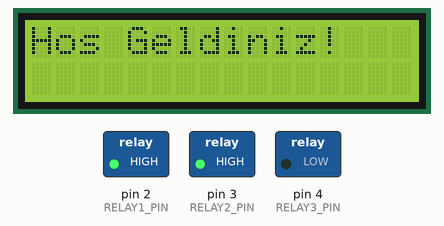
This sketch was run on a simulated Arduino Uno, built with avr-gcc and run on an emulated ATmega328P. Parts: 16×2 character LCD, switched loads named in the sketch (green lamp = pin HIGH). Pins used as bus, display or sensor lines are not drawn; what the sketch prints to the serial monitor is not drawn.

Above: at 3.1 s.
At 9.2 s:
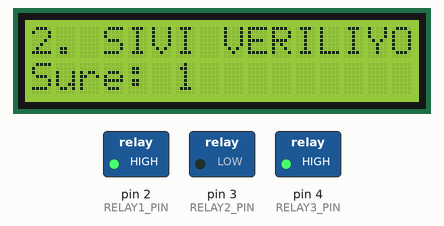
At 14.2 s:
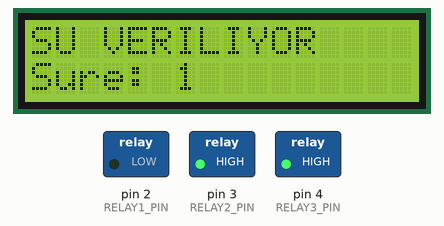
At 15.3 s:
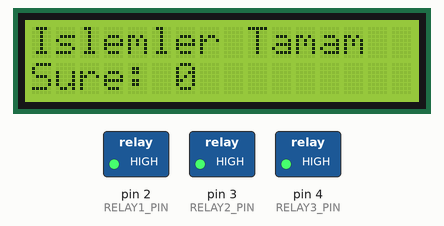
At 30.3 s:
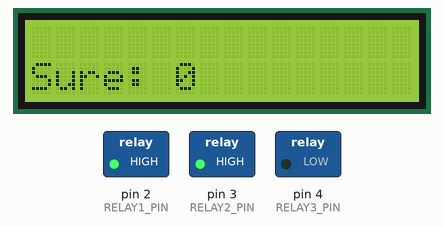
At 38.4 s:
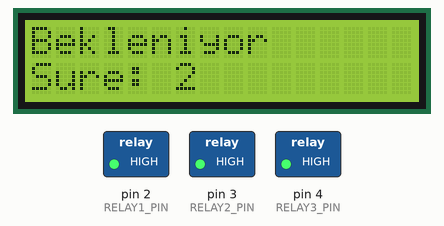
Timing chart, 0 to 39.9 s (numbered marks = the images above):
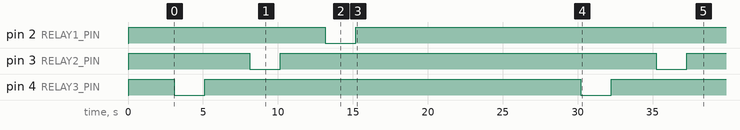

Measured:
- by itself, pin 2 (RELAY1_PIN): HIGH → LOW at 13.2 s, → HIGH 2.0 s later
- by itself, pin 3 (RELAY2_PIN), pin 4 (RELAY3_PIN): alternates HIGH for 25.1 s and LOW for 2.0 s
- what the display in image 1 shows lasts 1.0 s, from 9.2 s to 10.2 s
- what the display in image 3 shows lasts 15.0 s, from 15.2 s to 30.2 s

The sketch:

220vmilis.ino
```cpp
#include <Wire.h>
#include <LiquidCrystal_I2C.h>

// LCD'nin I2C adresini ve boyutlarını tanımlıyoruz
LiquidCrystal_I2C lcd(0x27, 16, 2);

// Röle pinleri
#define RELAY1_PIN 2
#define RELAY2_PIN 3
#define RELAY3_PIN 4
#define RELAY_PIN1 1  // İşlemler tamamlandığında açılacak röle

// Geri sayım fonksiyonu (millis ile donmadan çalışır)
void displayCountdown(const char* message, int duration) {
    unsigned long startTime = millis();
    int remainingTime = duration;

    while (remainingTime >= 0) {
        if (millis() - startTime >= 1000) { // Her saniyede bir güncelle
            startTime = millis();
            // LCD ekranda mesaj ve süreyi göster
            lcd.clear();
            lcd.setCursor(0, 0);
            lcd.print(message);
            lcd.setCursor(0, 1);
            lcd.print("Sure: ");
            lcd.print(remainingTime);

            // Seri port ekranında mesaj ve süreyi göster
            Serial.print(message);
            Serial.print(" - Sure: ");
            Serial.println(remainingTime);

            remainingTime--;
        }
    }
}

void setup() {
    // Seri portu başlat
    Serial.begin(9600);
    lcd.begin();
    lcd.backlight();

    // Röle pinlerini çıkış olarak ayarla
    pinMode(RELAY1_PIN, OUTPUT);
    pinMode(RELAY2_PIN, OUTPUT);
    pinMode(RELAY3_PIN, OUTPUT);
    pinMode(RELAY_PIN1, OUTPUT);

    // Röleleri başlangıçta kapalı yap
    digitalWrite(RELAY1_PIN, HIGH);
    digitalWrite(RELAY2_PIN, HIGH);
    digitalWrite(RELAY3_PIN, HIGH);
    digitalWrite(RELAY_PIN1, HIGH);

    // LCD'de hoş geldiniz mesajı göster
    lcd.clear();
    lcd.print("Hos Geldiniz!");
    delay(3000);

    // Seri portta da hoş geldiniz mesajı göster
    Serial.println("Hos Geldiniz!");
}

void loop() {
    // 1. Sıvı Verme İşlemi
    digitalWrite(RELAY3_PIN, LOW);
    displayCountdown("1. SIVI VERILIYOR", 1);
    digitalWrite(RELAY3_PIN, HIGH);
    displayCountdown("Bekleniyor", 2);

    // 2. Sıvı Verme İşlemi
    digitalWrite(RELAY2_PIN, LOW);
    displayCountdown("2. SIVI VERILIYOR", 1);
    digitalWrite(RELAY2_PIN, HIGH);
    displayCountdown("Bekleniyor", 2);

    // Su Verme İşlemi
    digitalWrite(RELAY1_PIN, LOW);
    displayCountdown("SU VERILIYOR", 1);
    digitalWrite(RELAY1_PIN, HIGH);

digitalWrite(RELAY1_PIN, HIGH);
    digitalWrite(RELAY2_PIN, HIGH);
    digitalWrite(RELAY3_PIN, HIGH);
    digitalWrite(RELAY_PIN1, HIGH);

    // İşlemler Tamam mesajı ve röleyi açma
    digitalWrite(RELAY_PIN1, LOW);  // Röle açıldı (aktif)
    Serial.println("Islemler Tamam!");

    // 15 saniye boyunca her saniye ekrana "İşlemler Tamam" yazdır
    unsigned long tamamStartTime = millis();
    unsigned long lastUpdate = 0;

    while (millis() - tamamStartTime < 15000) {
        if (millis() - lastUpdate >= 1000) { // Her saniyede bir yenile
            lastUpdate = millis();
            lcd.setCursor(0, 0);
            lcd.print("Islemler Tamam    ");  // Satırı boşluklarla temizleyip yazdır
            Serial.println("Islemler Tamam!");
        }
    }

    digitalWrite(RELAY_PIN1, HIGH);  // Röle kapandı (pasif)
    lcd.setCursor(0, 0);  // LCD'deki yazıyı silmeden konumlandır
    lcd.print("                ");  // Ekranda kalan yazıyı temizle
}
```
